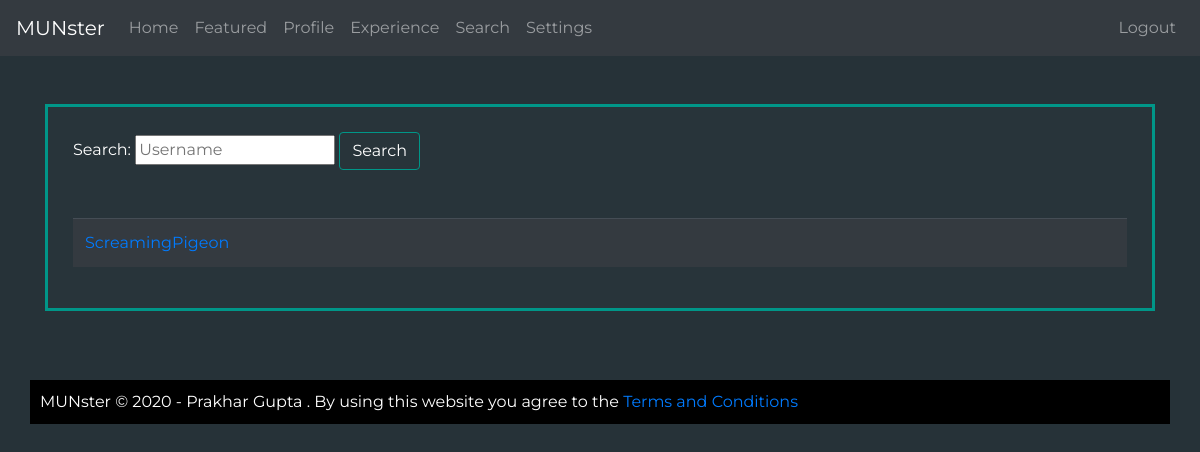
/search/delegate (signed in), run on an earlier commit of the app's database.
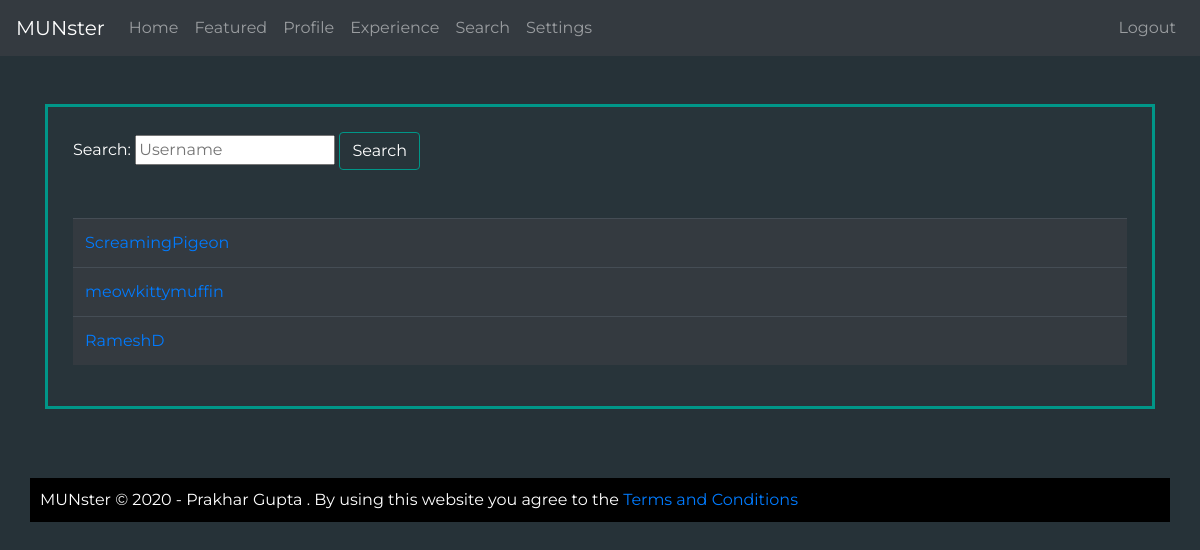
And on a later commit of the database.
### MUNbase/models.py (models this page shows)
class User(models.Model):
    id = models.AutoField(primary_key=True)
    name=models.CharField(max_length=50,default=None)
    email=models.CharField(max_length=50,default=None )
    username = models.CharField(max_length=16)
    password=models.CharField(max_length=100)
    city=models.CharField(max_length=60, default="")

### MUNbase/views.py (the view, shortened to what this page needs)
# urls.py: path("search/delegate", views.searchdel, name ="searchdel")
def searchdel(request):
    if request.method=="GET":
        if getuser(request) is None:
            return redirect(reverse("login", errmsg="You need to login first!"))
        users=User.objects.all()
        return render(request,"search/search.html",{'users':users, 'user':getuser(request)})

### MUNbase/views.py (called while the page is built)
def getuser(request):
    user=request.session.get('id')
    if user is None:
        return None
    user= User.objects.filter(id=user)[0]
    return user

### MUNbase/templates/search/search.html (shortened to what this page needs)
{% extends 'layout.html' %}
{% load static %}
{% block body %}
<br><br>
<div class="container">
  <div class="row">
    <div class="col-lg">
      <div class="box text">
      <form class="form-action" action="{%url 'searchdel'%}" method="post">
        Search: <input type="text" name="search" placeholder="Username">
        <button type="submit" name="butt" class="btn button-dark text">Search</button>
      </form>
      <br><br>
      <table class="table table-dark " >
    {%if users|length > 0 %}
      {% for row in users %}
        <tr>
          <td> <a href="{% url 'viewdel' row.username %}">{{row.username}}</a></td>
        </tr>
      {%endfor%}
      {% else %}
          <tr>
            <td>-</td>
          </tr>
      {%endif%}
    </table>
      </div>
    </div>
  </div>
</div>
{%endblock%}

What changed in the data, as far as the page shows it:
added User: username "meowkittymuffin"
added User: username "RameshD"
